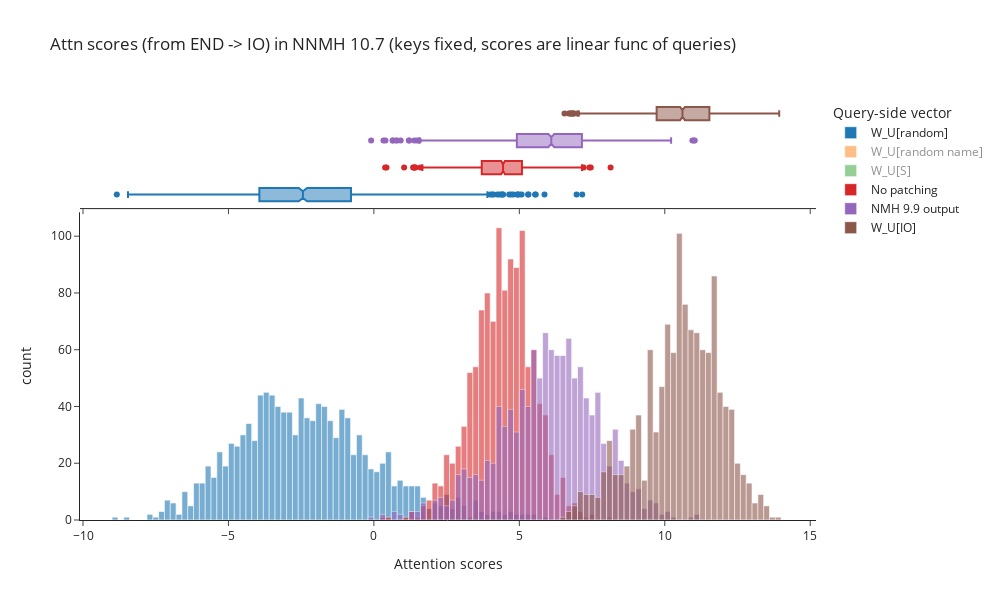

Source (notebook cell):
### Code cell
labels_list, attn_scores_list = zip(*attn_scores.items())

sorted_indices = t.argsort(t.tensor([score.mean() for score in attn_scores_list]))
labels_list = [labels_list[i] for i in sorted_indices]
attn_scores_list = [attn_scores_list[i] for i in sorted_indices]

h = hist(
    attn_scores_list,
    labels={"variable": "Query-side vector", "value": "Attention scores"},
    title="Attn scores (from END -> IO) in NNMH 10.7 (keys fixed, scores are linear func of queries)",
    names=labels_list,
    width=1000,
    height=600,
    opacity=0.6,
    marginal="box",
    template="simple_white",
    nbins=120,
    return_fig=True,
)
for i in [1, 2]:
    h.data[2*i].visible = "legendonly"
    h.data[2*i+1].visible = "legendonly"
h.show()

### Figure 1 — Plotly figure (JSON) as saved in the notebook; plotly's stock layout.template omitted (floating-point values rounded to 4 significant figures; data arrays with more than 128 entries replaced by an {"elided": "..."} marker saying what was removed)
{"data": [{"alignmentgroup": "True", "bingroup": "x", "hovertemplate": "Query-side vector=wide_variable_0<br>Attention scores=%{x}<br>count=%{y}<extra></extra>", "legendgroup": "wide_variable_0", "marker": {"color": "#1F77B4", "opacity": 0.6, "pattern": {"shape": ""}}, "name": "W_U[random]", "nbinsx": 120, "offsetgroup": "wide_variable_0", "orientation": "v", "showlegend": true, "type": "histogram", "x": {"elided": "1200 float values"}, "xaxis": "x", "yaxis": "y"}, {"alignmentgroup": "True", "hovertemplate": "Query-side vector=wide_variable_0<br>Attention scores=%{x}<extra></extra>", "legendgroup": "wide_variable_0", "marker": {"color": "#1F77B4"}, "name": "W_U[random]", "notched": true, "offsetgroup": "wide_variable_0", "showlegend": false, "type": "box", "x": {"elided": "1200 float values"}, "xaxis": "x2", "yaxis": "y2"}, {"alignmentgroup": "True", "bingroup": "x", "hovertemplate": "Query-side vector=wide_variable_1<br>Attention scores=%{x}<br>count=%{y}<extra></extra>", "legendgroup": "wide_variable_1", "marker": {"color": "#FF7F0E", "opacity": 0.6, "pattern": {"shape": ""}}, "name": "W_U[random name]", "nbinsx": 120, "offsetgroup": "wide_variable_1", "orientation": "v", "showlegend": true, "type": "histogram", "visible": "legendonly", "x": {"elided": "1200 float values"}, "xaxis": "x", "yaxis": "y"}, {"alignmentgroup": "True", "hovertemplate": "Query-side vector=wide_variable_1<br>Attention scores=%{x}<extra></extra>", "legendgroup": "wide_variable_1", "marker": {"color": "#FF7F0E"}, "name": "W_U[random name]", "notched": true, "offsetgroup": "wide_variable_1", "showlegend": false, "type": "box", "visible": "legendonly", "x": {"elided": "1200 float values"}, "xaxis": "x2", "yaxis": "y2"}, {"alignmentgroup": "True", "bingroup": "x", "hovertemplate": "Query-side vector=wide_variable_2<br>Attention scores=%{x}<br>count=%{y}<extra></extra>", "legendgroup": "wide_variable_2", "marker": {"color": "#2CA02C", "opacity": 0.6, "pattern": {"shape": ""}}, "name": "W_U[S]", "nbinsx": 120, "offsetgroup": "wide_variable_2", "orientation": "v", "showlegend": true, "type": "histogram", "visible": "legendonly", "x": {"elided": "1200 float values"}, "xaxis": "x", "yaxis": "y"}, {"alignmentgroup": "True", "hovertemplate": "Query-side vector=wide_variable_2<br>Attention scores=%{x}<extra></extra>", "legendgroup": "wide_variable_2", "marker": {"color": "#2CA02C"}, "name": "W_U[S]", "notched": true, "offsetgroup": "wide_variable_2", "showlegend": false, "type": "box", "visible": "legendonly", "x": {"elided": "1200 float values"}, "xaxis": "x2", "yaxis": "y2"}, {"alignmentgroup": "True", "bingroup": "x", "hovertemplate": "Query-side vector=wide_variable_3<br>Attention scores=%{x}<br>count=%{y}<extra></extra>", "legendgroup": "wide_variable_3", "marker": {"color": "#D62728", "opacity": 0.6, "pattern": {"shape": ""}}, "name": "No patching", "nbinsx": 120, "offsetgroup": "wide_variable_3", "orientation": "v", "showlegend": true, "type": "histogram", "x": {"elided": "1200 float values"}, "xaxis": "x", "yaxis": "y"}, {"alignmentgroup": "True", "hovertemplate": "Query-side vector=wide_variable_3<br>Attention scores=%{x}<extra></extra>", "legendgroup": "wide_variable_3", "marker": {"color": "#D62728"}, "name": "No patching", "notched": true, "offsetgroup": "wide_variable_3", "showlegend": false, "type": "box", "x": {"elided": "1200 float values"}, "xaxis": "x2", "yaxis": "y2"}, {"alignmentgroup": "True", "bingroup": "x", "hovertemplate": "Query-side vector=wide_variable_4<br>Attention scores=%{x}<br>count=%{y}<extra></extra>", "legendgroup": "wide_variable_4", "marker": {"color": "#9467BD", "opacity": 0.6, "pattern": {"shape": ""}}, "name": "NMH 9.9 output", "nbinsx": 120, "offsetgroup": "wide_variable_4", "orientation": "v", "showlegend": true, "type": "histogram", "x": {"elided": "1200 float values"}, "xaxis": "x", "yaxis": "y"}, {"alignmentgroup": "True", "hovertemplate": "Query-side vector=wide_variable_4<br>Attention scores=%{x}<extra></extra>", "legendgroup": "wide_variable_4", "marker": {"color": "#9467BD"}, "name": "NMH 9.9 output", "notched": true, "offsetgroup": "wide_variable_4", "showlegend": false, "type": "box", "x": {"elided": "1200 float values"}, "xaxis": "x2", "yaxis": "y2"}, {"alignmentgroup": "True", "bingroup": "x", "hovertemplate": "Query-side vector=wide_variable_5<br>Attention scores=%{x}<br>count=%{y}<extra></extra>", "legendgroup": "wide_variable_5", "marker": {"color": "#8C564B", "opacity": 0.6, "pattern": {"shape": ""}}, "name": "W_U[IO]", "nbinsx": 120, "offsetgroup": "wide_variable_5", "orientation": "v", "showlegend": true, "type": "histogram", "x": {"elided": "1200 float values"}, "xaxis": "x", "yaxis": "y"}, {"alignmentgroup": "True", "hovertemplate": "Query-side vector=wide_variable_5<br>Attention scores=%{x}<extra></extra>", "legendgroup": "wide_variable_5", "marker": {"color": "#8C564B"}, "name": "W_U[IO]", "notched": true, "offsetgroup": "wide_variable_5", "showlegend": false, "type": "box", "x": {"elided": "1200 float values"}, "xaxis": "x2", "yaxis": "y2"}], "layout": {"bargap": 0, "barmode": "overlay", "height": 600, "legend": {"title": {"text": "Query-side vector"}, "tracegroupgap": 0}, "modebar": {"add": ["drawline", "drawopenpath", "drawclosedpath", "drawcircle", "drawrect", "eraseshape"]}, "title": {"text": "Attn scores (from END -> IO) in NNMH 10.7 (keys fixed, scores are linear func of queries)"}, "width": 1000, "xaxis": {"anchor": "y", "domain": [0, 1], "title": {"text": "Attention scores"}}, "xaxis2": {"anchor": "y2", "domain": [0, 1], "matches": "x", "showticklabels": false}, "yaxis": {"anchor": "x", "domain": [0, 0.7326], "title": {"text": "count"}}, "yaxis2": {"anchor": "x2", "domain": [0.7426, 1], "matches": "y2", "showline": false, "showticklabels": false, "ticks": ""}}}
